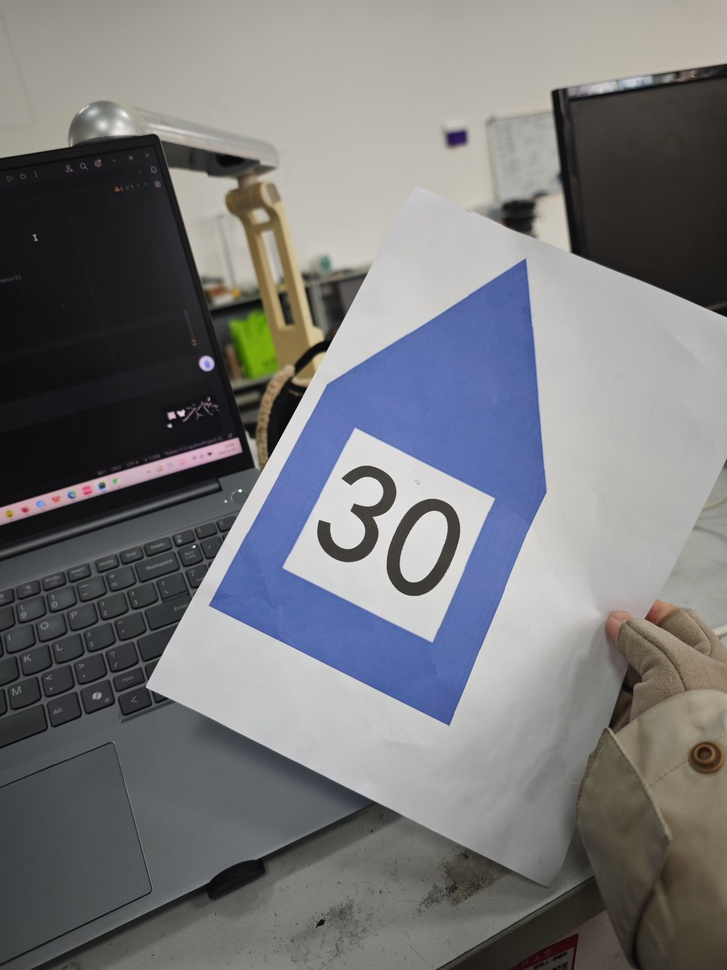
#> input picture Opencv/picture.jpg, 727 x 970 px, shrunk from 3072 x 4096 before the run, given in place of the camera
$ python 4.1_color_video.py
#> lines starting #> are read from the running program, lines starting #| are printed output that depends on the picture; after the words box and inside, x2 and y2 are one past the last pixel; in counts of white or black regions, pixels touching at a corner belong together
import cv2 as cv
import numpy as np

cap = cv.VideoCapture(0)

while(1):

    ret, frame = cap.read()
#> frame is the input picture: shape (970, 727, 3); mean B, G, R 121.2, 119.1, 118.8

    if not ret:
        break

    # Convert BGR to HSV
    hsv = cv.cvtColor(frame, cv.COLOR_BGR2HSV)
#> hsv: shape (970, 727, 3); mean H, S, V 57.2, 31.8, 127.7

    # define range of blue color in HSV
    lower_blue = np.array([110,50,50])
    upper_blue = np.array([130,255,255])

    # Threshold the HSV image to get only blue colors
    mask = cv.inRange(hsv, lower_blue, upper_blue) #------------------------------
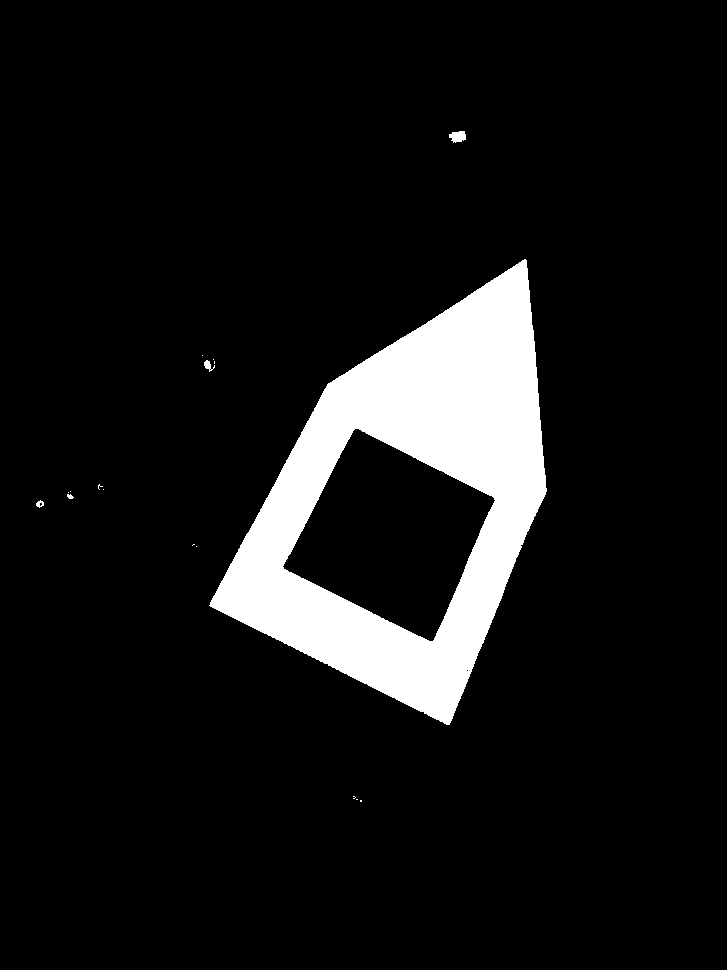
#> mask: shape (970, 727); 9.1% white; 17 white regions (12 under 20 px), largest, box (x1, y1, x2, y2) and area: (209, 259, 547, 725) 63526, (449, 131, 466, 143) 151, (204, 360, 215, 372) 62, (36, 500, 44, 508) 38, (67, 494, 74, 499) 24

    # Bitwise-AND mask and original image
    res = cv.bitwise_and(frame,frame, mask= mask)
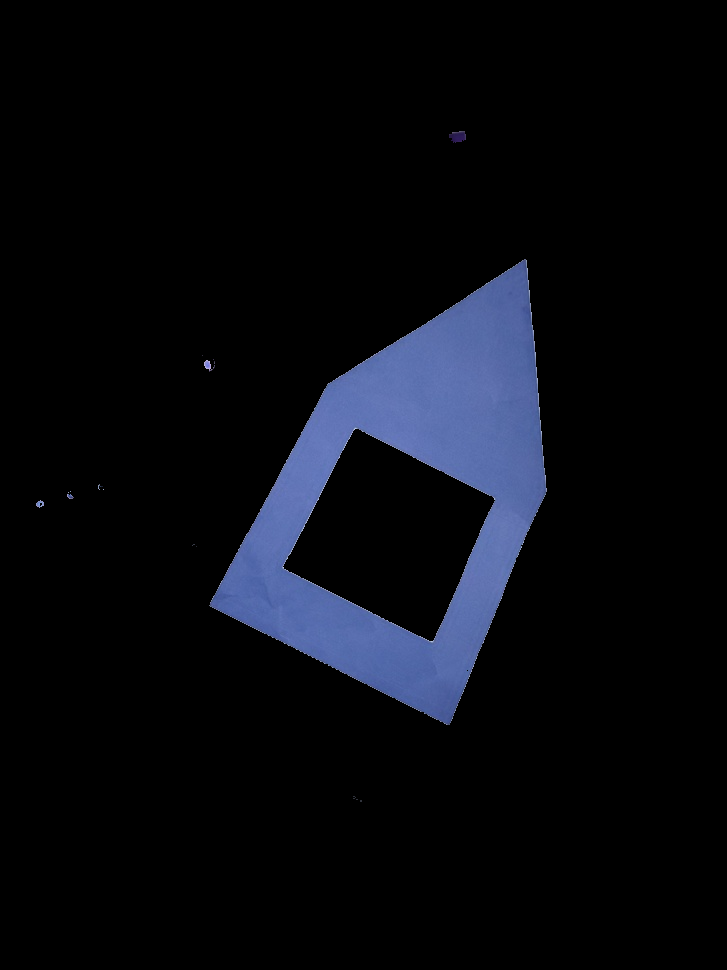
#> res: shape (970, 727, 3); mean B, G, R 15.6, 9.9, 8.1

    cv.imshow('frame',frame)
    cv.imshow('mask',mask)
    cv.imshow('res',res)
    if cv.waitKey(5) & 0xFF == ord('q') :
#> (key q is pressed here)
        break

cv.destroyAllWindows()
